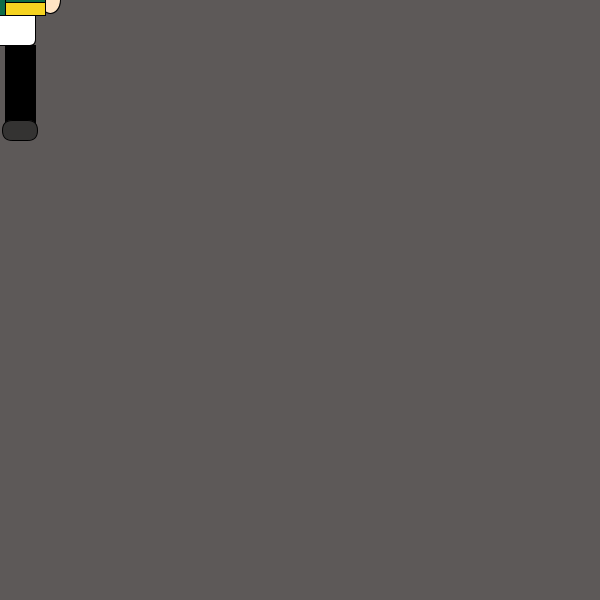
Frame 1 (no input)
Frame 60 (the mouse pressed at the canvas centre just before this capture): identical to frame 1, image omitted
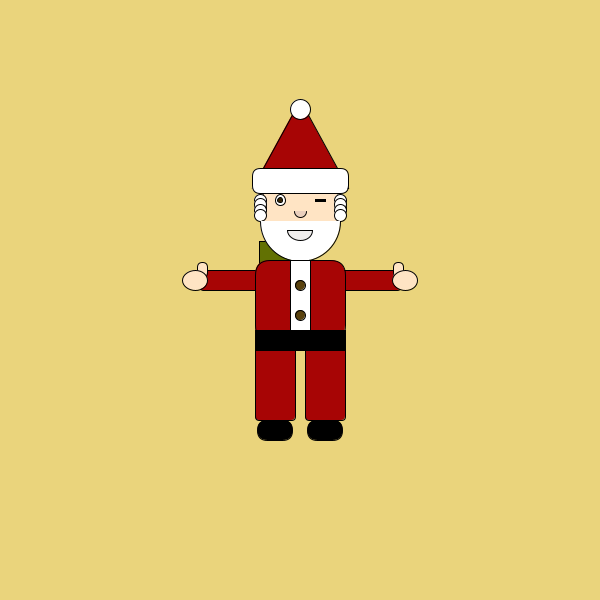
Frame 120 (the mouse held since frame 60 and released just before this capture)

The Processing sketch that drew these frames (run headless with seeded random() and noise(); from frame 60 on, the mouse is pressed at the canvas centre):

// Processing sketch: processing_127617
// ── processing_127617.pde


void setup() {
  size(600, 600);
  //noStroke();
   frameRate(18);
}
void draw() {  
  rectMode(CENTER);
  if(mousePressed) {    
    background (234,212,124);  
    float posx = random(1,600);
    float posy = random(1,600);
    fill (random (255),random (255),random (255));
    rect(random (posx), random (posy),random (50,50),random (50,50)); 
    fill (167,5,5);
    triangle(mouseX-48,mouseY-112,mouseX,mouseY-200,mouseX+48,mouseY-112);//cappello(basedx,vertice,basesx)
    fill (255,255,255);
    ellipse (mouseX,mouseY-191,20,20);//pallina cappello
    fill (255,228,196);
    ellipseMode (CENTER);
    ellipse (mouseX,mouseY-92,80,80); //testa
    fill (255,255,255);//da qui in poi barba omino
    ellipseMode (CENTER);
    ellipse (mouseX-40,mouseY-100,12,12);
    fill (255,255,255);
    ellipseMode (CENTER);
    ellipse (mouseX-40,mouseY-92,12,12);
    fill (255,255,255);
    ellipseMode (CENTER);
    ellipse (mouseX-40,mouseY-96,12,12);
    fill (255,255,255);
    ellipseMode (CENTER);
    ellipse (mouseX-40,mouseY-90,12,12);
    fill (255,255,255);
    ellipseMode (CENTER);
    ellipse (mouseX-40,mouseY-85,12,12);
    fill (255,255,255);
     fill (255,255,255);
    ellipseMode (CENTER);
    ellipse (mouseX+40,mouseY-100,12,12);
    fill (255,255,255);
    ellipseMode (CENTER);
    ellipse (mouseX+40,mouseY-92,12,12);
    fill (255,255,255);
    ellipseMode (CENTER);
    ellipse (mouseX+40,mouseY-96,12,12);
    fill (255,255,255);
    ellipseMode (CENTER);
    ellipse (mouseX+40,mouseY-90,12,12);
    fill (255,255,255);
    ellipseMode (CENTER);
    ellipse (mouseX+40,mouseY-85,12,12);
    fill (255,255,255);
    arc(mouseX,mouseY-79,80,80,0,PI,OPEN);//barba
    fill (234,207,189);
    arc(mouseX,mouseY-89,12,12,0,PI,OPEN);//naso
    fill(240,238,237);
    arc(mouseX,mouseY-70,25,20,0,PI,CHORD);//sorriso
    fill (255,255,255);
    rectMode (CENTER);
    rect (mouseX,mouseY-119,96,25,8);//linea cappello
    fill (255,255,255);
    ellipseMode (CENTER);
    ellipse (mouseX-20,mouseY-100,10,11);//occhiodx   
    fill (60,40,5);
    ellipseMode (CENTER);
    ellipse (mouseX-20,mouseY-100,5,5);//pupilladx 
    fill (255,255,255);
    ellipseMode (CENTER);
    fill (0,0,0);
    rectMode (CENTER);
    rect (mouseX+20,mouseY-100,10,2);//occhiolino  
    fill (60,40,5);
    //ellipse (mouseX+20,mouseY-100,5,5);//pupillasx
    fill(167,5,5);
    rectMode(CENTER);
    rect(mouseX,mouseY-20,200,20,3);//braccia
    fill (255,228,196);
    rectMode (CENTER);
    rect (mouseX-98,mouseY-30,10,15,6);//pollice dx
    fill (255,228,196);
    ellipse (mouseX-105,mouseY-20,25,20);//mano dx
    fill (255,228,196);
    rectMode (CENTER);
    rect (mouseX+98,mouseY-30,10,15,6);//pollice sx
    fill (255,228,196);
    ellipse (mouseX+105,mouseY-20,25,20);//mano sx
    fill(167,5,5);
    rectMode (CENTER);
    rect(mouseX,mouseY,90,80,15);//busto
    fill (255,255,255);
    rectMode (CENTER);
    rect(mouseX,mouseY,20,80);//lineabusto
     rectMode (CENTER);
      fill (90,66,14);
    ellipseMode (CENTER);
    ellipse (mouseX,mouseY+15,10,10);
    fill (90,66,14);
    ellipseMode (CENTER);
    ellipse (mouseX,mouseY-15,10,10);
     fill (167,5,5); 
     rect (mouseX-25,mouseY+75,40,90,4);//gamba dx
     rectMode (CENTER);
     fill (167,5,5); 
     rect (mouseX+25,mouseY+75,40,90,4);//gamba sx
     rectMode (CENTER);
      fill(0,0,0);
      rectMode (CENTER);
     rect (mouseX,mouseY+40,90,20);//cintura
     fill(0,0,0);
     rect (mouseX-25,mouseY+130,35,20,10);//scarpa dx
     rectMode (CENTER);
     fill(0,0,0);
     rect (mouseX+25,mouseY+130,35,20,10);//scarpa sx
     
}else{ 
    background (93,89,88);
    fill (255,228,196);
    ellipseMode (CENTER);
    ellipse (mouseX,mouseY-92,80,80); //testa
     fill (0,0,0);
    rectMode (CENTER);
    rect (mouseX,mouseY-119,84,15);//base cappello
    fill (0,0,0);
    rectMode (CENTER);
    rect (mouseX,mouseY-130,70,30);
    fill (234,207,189);
    arc(mouseX,mouseY-89,12,12,0,PI,OPEN);//naso
    fill (0,0,0);
    rectMode (CENTER);
    rect (mouseX,mouseY-70,20,2,4);//bocca
    fill (237,244,252);
    rect (mouseX,mouseY-47,27,14,4);//collo
    fill (255,255,255);
    ellipseMode (CENTER);
    ellipse (mouseX-20,mouseY-100,10,11);//occhiodx   
    fill (0,0,0);
    ellipseMode (CENTER);
    ellipse (mouseX-20,mouseY-100,5,5);//pupilladx 
    fill (255,255,255);
    ellipseMode (CENTER);
    ellipse (mouseX+20,mouseY-100,10,11);//occhiosx   
    fill (0,0,0);
    ellipse (mouseX+20,mouseY-100,5,5);//pupillasx
    fill(167,5,5);
    //quad (38, 31, 86, 20, 69, 63, 30, 76);
    fill (255,255,255);
    rectMode (CORNER);
    fill (255,228,196);
    ellipse (mouseX-50,mouseY,20,26);//mano dx
    fill (255,228,196);
    ellipse (mouseX+50,mouseY,20,26);//mano sx
    fill(255,255,255);
    rectMode (CENTER);
    rect(mouseX-35,mouseY-18,20,50,5);//braccio DX
    fill(255,255,255);
    rectMode (CENTER);
    rect(mouseX+35,mouseY-18,20,50,5);//braccio DX
    fill(255,255,255);
    rectMode (CENTER);
    rect(mouseX,mouseY,70,90,6);//BUSTO
    fill (215,226,240);
    rectMode (CENTER);
    rect (mouseX,mouseY-30,14,30,1);//cravatta
    fill (23,255,160);
    fill(245,211,32);
    rectMode (CENTER);
    rect (mouseX,mouseY,90,30);//regalo
    fill (14,108,73);
    rectMode(CENTER);
    rect(mouseX,mouseY,90,5);
    fill (14,108,73);
    rectMode(CENTER);
    rect(mouseX,mouseY,10,30);
    fill (14,108,73);
    ellipseMode (CENTER);
    ellipse (mouseX+7,mouseY-20,5,15);
    ellipseMode (CENTER);
    ellipse (mouseX-7,mouseY-20,5,15);
    rectMode (CENTER);
     fill (0,0,0); 
     rect (mouseX-20,mouseY+90,30,90);//gamba dx
     rectMode (CENTER);
     fill (0,0,0); 
     rect (mouseX+20,mouseY+90,30,90);//gamba sx
     rectMode (CENTER);
     fill(52,51,50);
     rect (mouseX-20,mouseY+130,35,20,10);//scarpa dx
     rectMode (CENTER);
     fill(52,51,50);
     rect (mouseX+20,mouseY+130,35,20,10);//scarpa sx
}
}
